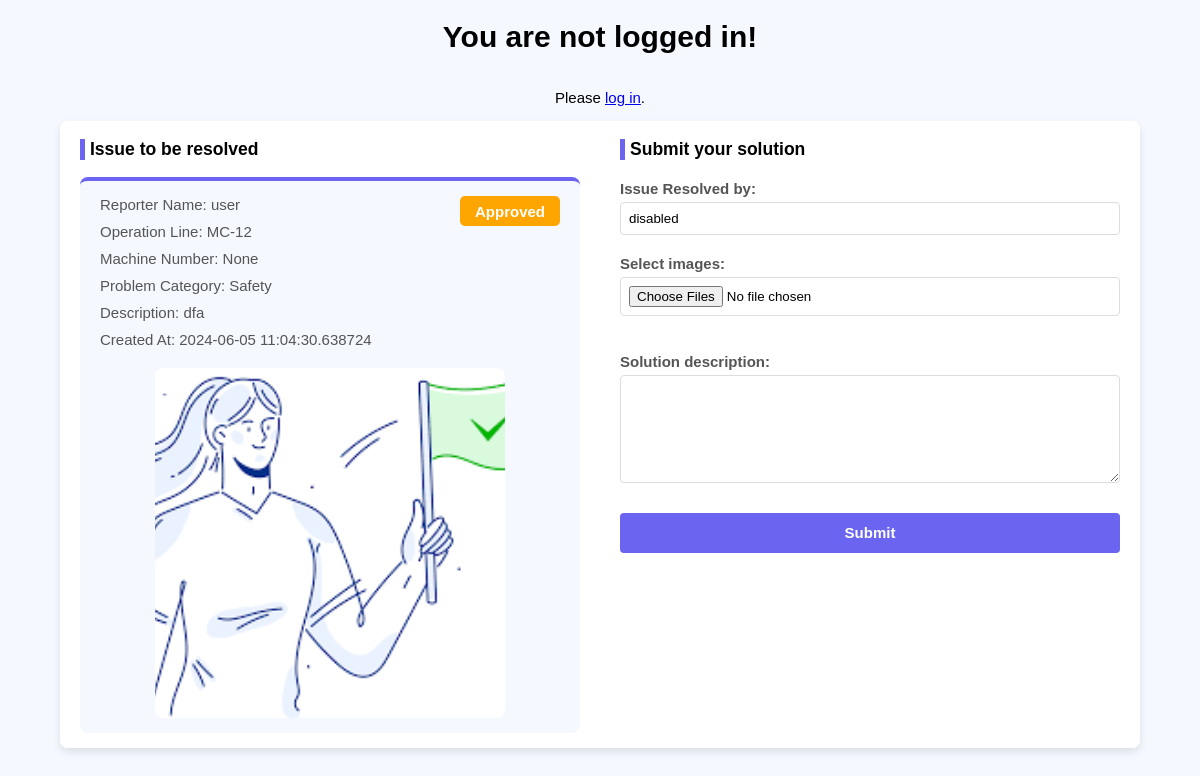
Page /main/solution/1/ on the earlier database version.
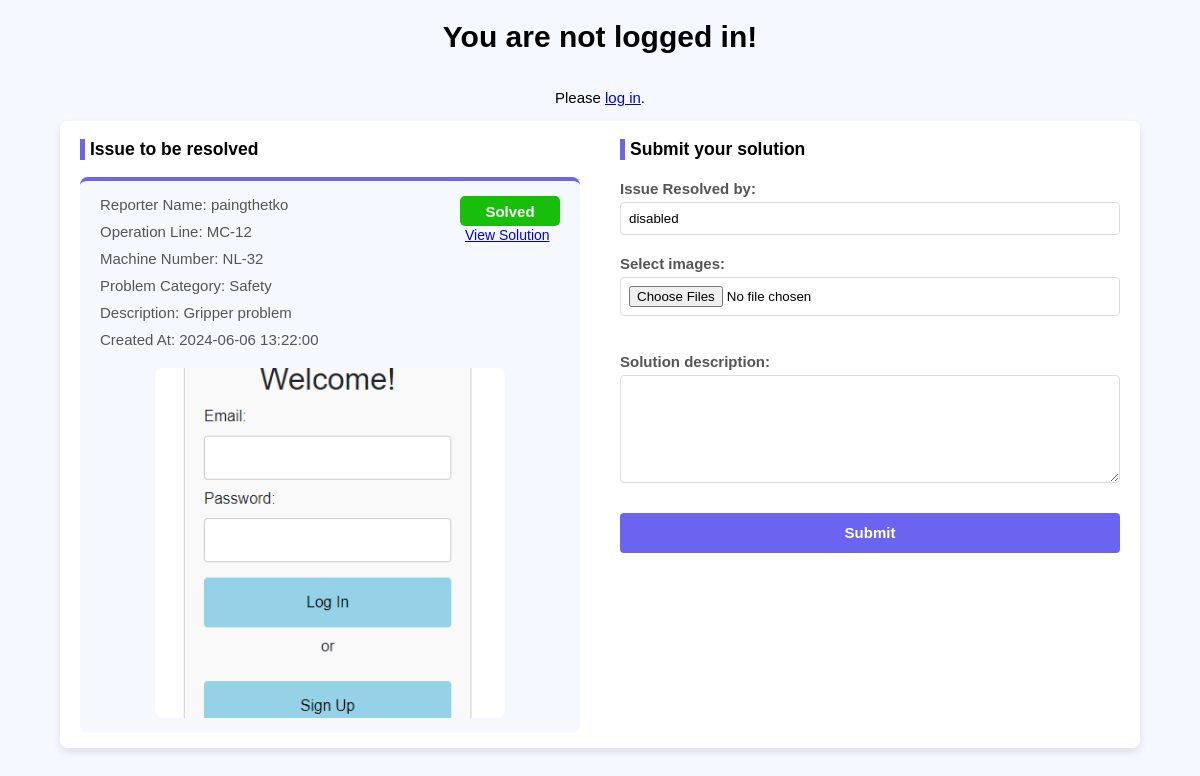
Same page on the later database version.
### main/models.py (models this page shows)
class Report(models.Model):
    STATUS_CHOICES = [
        ('0', 'Pending'),
        ('1', 'Approved'),
        ('2', 'Sent'),
        ('3', 'Solved'),
        ('4', 'Rejected')
    ]
    reportID = models.AutoField(primary_key=True)
    reporterName = models.CharField(max_length=255)
    datetime = models.CharField(max_length=255,null=True)
    operationLineNumber = models.CharField(max_length=255)
    machineNumber = models.CharField(max_length=255, blank=True, null=True)
    problemDescription = models.TextField()
    status = models.CharField(max_length=1, choices=STATUS_CHOICES, default='0')
    confirmedBy = models.CharField(max_length=255, blank=True, null=True)
    sentBy = models.CharField(max_length=255, blank=True, null=True)
    sentTo = models.CharField(max_length=255, blank=True, null=True)
    solvedBy = models.CharField(max_length=255, blank=True, null=True)
    problemCategory = models.CharField(max_length=255, null=True)
    emailNotifyDate = models.CharField(max_length=255, blank=True, null=True)
    dueDate = models.CharField(max_length=255, blank=True, null=True)
    class Meta:
        db_table = "report"

class Image(models.Model):
    report = models.ForeignKey(Report, related_name='images', on_delete=models.CASCADE, blank=True, null=True)
    imageData = models.ImageField(upload_to='reportImages/', height_field=None, width_field=None, max_length=100, blank=True, null=True)
    class Meta:
        db_table = "image"

### main/views.py (the view)
# urls.py: path('solution/<int:report_id>/', views.solution, name = 'solution'),
def solution(request, report_id):
    report = Report.objects.get(reportID = report_id)
    return render(request, 'solution.html', {'report': report})

### templates/solution.html (shortened to what this page needs)
<!DOCTYPE html>
<html lang="en">
<head>
</head>
<body>
    {% if user.is_authenticated %}
    <div style="display: flex; width: 100%;">
        <div style="flex: 2; ">
            <a href="{% url 'login' %}">&#10094;Back</a>
        </div>
        <div style="flex: 8; text-align: center;">
            <h2 style="color: #393680;">Welcome, {{ user.username }}!</h2>
        </div>
        <div style="flex: 2;">
        </div>
    </div>
    {% else %}
        <h1>You are not logged in!</h1>
        <p>Please <a href="{% url 'login' %}">log in</a>.</p>
    {% endif %}
    {% block content %}
    <div class="container">
        <div class="reports-container active">
            <div style="border-left: 5px solid #6A64F1; padding-left: 5px;">
                <h3>Issue to be resolved</h3>
            </div>
            <ul>
                {% if report %}
                    <div class="report-card" style="border-top: 4px solid #6A64F1;">
                        <div class="reportData-status">
                            <div style="flex: 10;">
                                <li>Reporter Name: {{ report.reporterName }}</li>
                                <li>Operation Line: {{ report.operationLineNumber }}</li>
                                <li>Machine Number: {{ report.machineNumber }}</li>
                                <li>Problem Category: {{ report.problemCategory }}</li>
                                <li>Description: {{ report.problemDescription }}</li>
                                <li>Created At: {{ report.datetime }}</li>
                            </div>
                            <div style="flex: 2; padding-top: 10px;">
                                {% if report.status == '0' %}
                                    <div class="pending-tag">Pending</div>
                                {% elif report.status == '1' %}
                                    <div class="approved-tag">Approved</div>
                                {% elif report.status == '2' %}
                                    <div class="email_sent">Email Sent</div>
                                {% elif report.status == '3' %}
                                    <div class="solved">Solved</div>
                                    <a style="font-size: 14px; margin: 10px 0px 0px 5px;" href="{% url 'solutionForReport' report.reportID %}">View Solution</a>
                                {% elif report.status == '4' %}
                                    <div class="rejected">Rejected</div>
                                {% endif %}
                            </div>
                        </div>
                        <li>
                            <div class="carousel">
                                <div class="carousel-images">
                                    {% for image in report.images.all %}
                                        <img src="{{ image.imageData.url }}" alt="Report Image" width="300px" height="350px" style="object-fit: cover;">
                                    {% endfor %}
                                </div>
                            </div>
                        </li>
                    </div>
                {% else %}
                    <li>No reports to display.</li>
                {% endif %}
            </ul>
        </div>
        <div class="form-container">
            <div style="border-left: 5px solid #6A64F1; padding-left: 5px;">
                <h3>Submit your solution</h3>
            </div>
            <form method="post" enctype="multipart/form-data" action="{% url 'upload_solution' report.reportID %}">
                <label for="solverName">Issue Resolved by:</label>
                <input type="text" id="solverName" name="solverName" value={{user.username}} disabled><br>
                <label for="solimages">Select images:</label>
                <input type="file" id="solimages" name="solimages" accept="image/*" multiple required><br><br>
                <label for="soldescription">Solution description:</label>
                <textarea id="soldescription" name="description" rows="6" cols="50" required>{{ editReport.problemDescription }}</textarea><br><br>
                <input type="submit" value="Submit" name="Submit">
            </form>
        </div>
    </div>
    {% endblock %}
</body>
</html>

### templates/solution.html (style rules this page uses)
body { font-family: Arial, sans-serif; margin: 0; padding: 0; display: flex; flex-direction: column; align-items: center; background-color: #F5F8FF; font-size: 15px; }
.container { display: flex; width: 90%; margin: auto; background-color: #fff; box-shadow: 0 4px 8px rgba(0, 0, 0, 0.1); border-radius: 8px; overflow: hidden; }
.form-container, .reports-container { padding: 0px 20px; width: 50%; }
.form-container { background-color: #FFFFFF; border-right: 1px solid #33333331; }
.reports-container { background-color: #FFFFFF; }
.report-card { background-color: #F5F8FF; padding: 5px 20px; border-radius: 8px; }
.report-card li { color: #555; }
.reportData-status { display: flex; }
label { display: block; margin: 10px 0 5px; font-weight: bold; color: #555; }
select, input[type="file"], input[type="submit"], input[type="text"], textarea { width: 100%; padding: 8px; margin-bottom: 10px; border: 1px solid #ddd; border-radius: 4px; box-sizing: border-box; }
input[type="submit"] { background-color: #6A64F1; color: white; border: none; cursor: pointer; height: 40px; font-size: 15px; font-weight: bold; }
ul { list-style-type: none; padding: 0; }
ul li { margin: 10px 0; color: #333; }
form { margin-top: 20px; }
.carousel { position: relative; width: 100%; max-width: 600px; margin: auto; overflow: hidden; border-radius: 8px; }
.carousel-images { display: flex; transition: transform 0.5s ease-in-out; }
.carousel-images img { width: 100%; border-radius: 8px; }
.solved { width: 100px; height: 30px; background-color: #17BF0B; align-content: center; text-align: center; border-radius: 5px; font-weight: bold; color: white; }
@media only screen and (min-width: 1024px) { .form-container { width: 100%; margin: 0 auto; border-right: none; } }
@media only screen and (min-width: 1024px) { .reports-container { width: 100%; } }
@media only screen and (min-width: 1024px) { select, input[type="file"], input[type="submit"], input[type="text"], textarea { width: 100%; } }
@media only screen and (min-width: 1024px) { .carousel { width: 100%; max-width: 350px; } }

Differences in the rows shown:
removed Image: imageData (picture)
changed Report "MC-12": reporterName "user" → "paingthetko"; machineNumber "None" → "NL-32"; problemDescription "dfa" → "Gripper problem"; datetime "2024-06-05 11:04:30.638724" → "2024-06-06 13:22:00"; status "1" → "3" (drawn)
added Image: imageData (picture)
Other differences:
text no longer shown: "Approved"
text now shown: "Solved View Solution"
